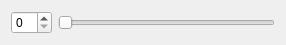
<?xml version="1.0" encoding="UTF-8"?>
<ui version="4.0">
 <class>SmallWidget</class>
 <widget class="QWidget" name="SmallWidget">
  <property name="geometry">
   <rect>
    <x>0</x>
    <y>0</y>
    <width>286</width>
    <height>42</height>
   </rect>
  </property>
  <property name="windowTitle">
   <string>Form</string>
  </property>
  <layout class="QHBoxLayout" name="horizontalLayout">
   <item>
    <widget class="QSpinBox" name="spinBox"/>
   </item>
   <item>
    <widget class="QSlider" name="horizontalSlider">
     <property name="orientation">
      <enum>Qt::Horizontal</enum>
     </property>
    </widget>
   </item>
  </layout>
 </widget>
 <resources/>
 <connections/>
</ui>
